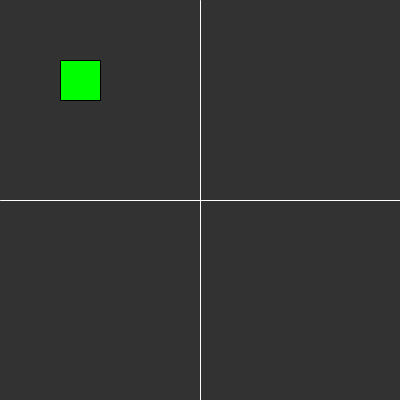
Frame 1 (no input)
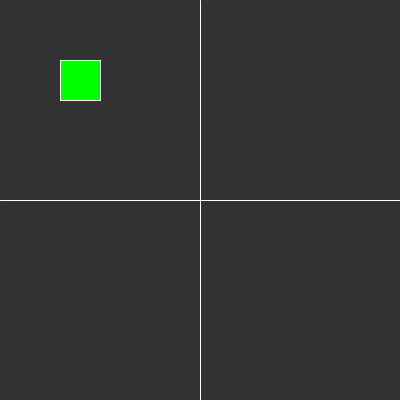
Frame 60 (the mouse pressed at the canvas centre just before this capture)
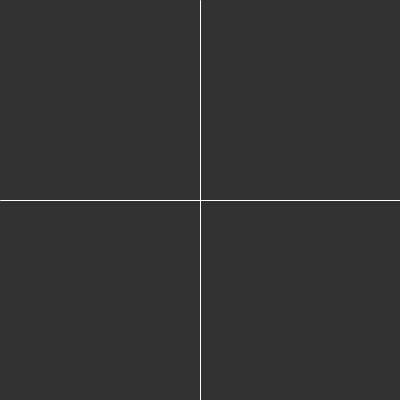
Frame 120 (the mouse held since frame 60 and released just before this capture)

The Processing sketch that drew these frames (run headless with seeded random() and noise(); from frame 60 on, the mouse is pressed at the canvas centre):

// Processing sketch: ifStatement
// ── ifStatement.pde
float circleX;
float circleY;



void setup ()
{
  size(400,400);
  
}


void draw ()
{
  background(50);
 
  //Tleft
  if(mouseX < 200 & mouseY < 200)
  {
    fill(0,255,0);
    rect(60,60,40,40);
  }
  
  //Tright
  if(mouseX > 200 & mouseY < 200)
  {
    fill(0,255,0);
    rect(340,60,40,40);
  }
  
  
  //Bleft
  if(mouseX < 200 & mouseY > 200)
  {
    fill(0,255,0);
    rect(60,340,40,40);
  }
  
  //Bright
  if(mouseX > 200 & mouseY > 200)
  {
    fill(0,255,0);
    rect(340,340,40,40);
  }
  
  
  
  //draw lines 
  stroke(255);
  line(200,0,200,height);
  line(0,200,400,200);


}
